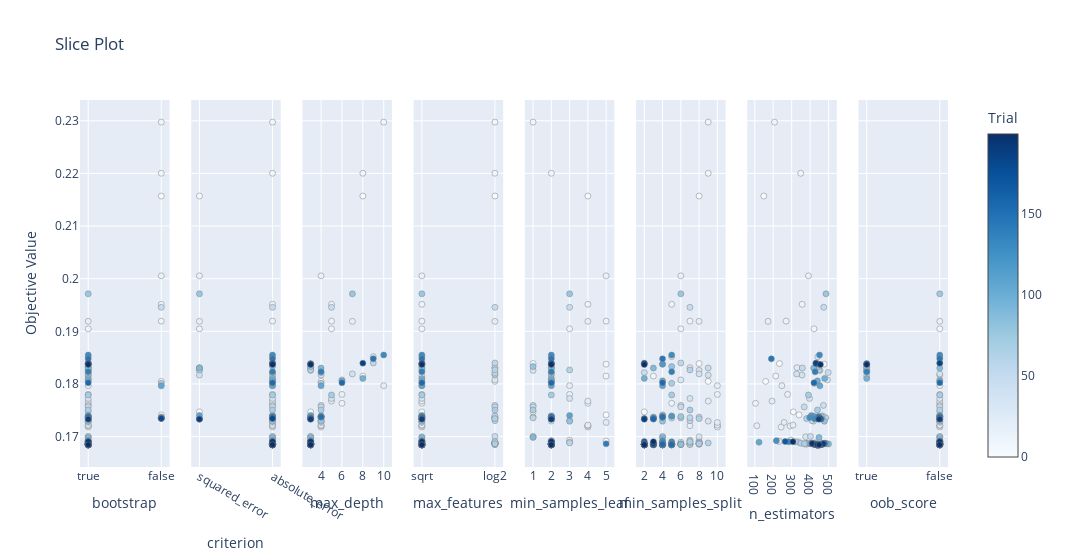

Source (notebook cell):
### Code cell
optuna.visualization.plot_slice(study_rf)

### Figure 1 — Plotly figure (JSON) as saved in the notebook; plotly's stock layout.template omitted (floating-point values rounded to 4 significant figures; data arrays with more than 128 entries replaced by an {"elided": "..."} marker saying what was removed)
{"data": [{"marker": {"color": {"elided": "200 int values"}, "colorbar": {"title": {"text": "Trial"}, "x": 1, "xpad": 40}, "colorscale": [[0, "rgb(247,251,255)"], [0.125, "rgb(222,235,247)"], [0.25, "rgb(198,219,239)"], [0.375, "rgb(158,202,225)"], [0.5, "rgb(107,174,214)"], [0.625, "rgb(66,146,198)"], [0.75, "rgb(33,113,181)"], [0.875, "rgb(8,81,156)"], [1, "rgb(8,48,107)"]], "line": {"color": "Grey", "width": 0.5}, "showscale": true}, "mode": "markers", "name": "Feasible Trial", "showlegend": false, "type": "scatter", "x": {"elided": "200 bool values"}, "xaxis": "x", "y": {"elided": "200 float values"}, "yaxis": "y"}, {"marker": {"color": {"elided": "200 int values"}, "colorbar": {"title": {"text": "Trial"}, "x": 1, "xpad": 40}, "colorscale": [[0, "rgb(247,251,255)"], [0.125, "rgb(222,235,247)"], [0.25, "rgb(198,219,239)"], [0.375, "rgb(158,202,225)"], [0.5, "rgb(107,174,214)"], [0.625, "rgb(66,146,198)"], [0.75, "rgb(33,113,181)"], [0.875, "rgb(8,81,156)"], [1, "rgb(8,48,107)"]], "line": {"color": "Grey", "width": 0.5}, "showscale": false}, "mode": "markers", "name": "Feasible Trial", "showlegend": false, "type": "scatter", "x": {"elided": "200 str values"}, "xaxis": "x2", "y": {"elided": "200 float values"}, "yaxis": "y2"}, {"marker": {"color": {"elided": "200 int values"}, "colorbar": {"title": {"text": "Trial"}, "x": 1, "xpad": 40}, "colorscale": [[0, "rgb(247,251,255)"], [0.125, "rgb(222,235,247)"], [0.25, "rgb(198,219,239)"], [0.375, "rgb(158,202,225)"], [0.5, "rgb(107,174,214)"], [0.625, "rgb(66,146,198)"], [0.75, "rgb(33,113,181)"], [0.875, "rgb(8,81,156)"], [1, "rgb(8,48,107)"]], "line": {"color": "Grey", "width": 0.5}, "showscale": false}, "mode": "markers", "name": "Feasible Trial", "showlegend": false, "type": "scatter", "x": {"elided": "200 int values"}, "xaxis": "x3", "y": {"elided": "200 float values"}, "yaxis": "y3"}, {"marker": {"color": {"elided": "200 int values"}, "colorbar": {"title": {"text": "Trial"}, "x": 1, "xpad": 40}, "colorscale": [[0, "rgb(247,251,255)"], [0.125, "rgb(222,235,247)"], [0.25, "rgb(198,219,239)"], [0.375, "rgb(158,202,225)"], [0.5, "rgb(107,174,214)"], [0.625, "rgb(66,146,198)"], [0.75, "rgb(33,113,181)"], [0.875, "rgb(8,81,156)"], [1, "rgb(8,48,107)"]], "line": {"color": "Grey", "width": 0.5}, "showscale": false}, "mode": "markers", "name": "Feasible Trial", "showlegend": false, "type": "scatter", "x": {"elided": "200 str values"}, "xaxis": "x4", "y": {"elided": "200 float values"}, "yaxis": "y4"}, {"marker": {"color": {"elided": "200 int values"}, "colorbar": {"title": {"text": "Trial"}, "x": 1, "xpad": 40}, "colorscale": [[0, "rgb(247,251,255)"], [0.125, "rgb(222,235,247)"], [0.25, "rgb(198,219,239)"], [0.375, "rgb(158,202,225)"], [0.5, "rgb(107,174,214)"], [0.625, "rgb(66,146,198)"], [0.75, "rgb(33,113,181)"], [0.875, "rgb(8,81,156)"], [1, "rgb(8,48,107)"]], "line": {"color": "Grey", "width": 0.5}, "showscale": false}, "mode": "markers", "name": "Feasible Trial", "showlegend": false, "type": "scatter", "x": {"elided": "200 int values"}, "xaxis": "x5", "y": {"elided": "200 float values"}, "yaxis": "y5"}, {"marker": {"color": {"elided": "200 int values"}, "colorbar": {"title": {"text": "Trial"}, "x": 1, "xpad": 40}, "colorscale": [[0, "rgb(247,251,255)"], [0.125, "rgb(222,235,247)"], [0.25, "rgb(198,219,239)"], [0.375, "rgb(158,202,225)"], [0.5, "rgb(107,174,214)"], [0.625, "rgb(66,146,198)"], [0.75, "rgb(33,113,181)"], [0.875, "rgb(8,81,156)"], [1, "rgb(8,48,107)"]], "line": {"color": "Grey", "width": 0.5}, "showscale": false}, "mode": "markers", "name": "Feasible Trial", "showlegend": false, "type": "scatter", "x": {"elided": "200 int values"}, "xaxis": "x6", "y": {"elided": "200 float values"}, "yaxis": "y6"}, {"marker": {"color": {"elided": "200 int values"}, "colorbar": {"title": {"text": "Trial"}, "x": 1, "xpad": 40}, "colorscale": [[0, "rgb(247,251,255)"], [0.125, "rgb(222,235,247)"], [0.25, "rgb(198,219,239)"], [0.375, "rgb(158,202,225)"], [0.5, "rgb(107,174,214)"], [0.625, "rgb(66,146,198)"], [0.75, "rgb(33,113,181)"], [0.875, "rgb(8,81,156)"], [1, "rgb(8,48,107)"]], "line": {"color": "Grey", "width": 0.5}, "showscale": false}, "mode": "markers", "name": "Feasible Trial", "showlegend": false, "type": "scatter", "x": {"elided": "200 int values"}, "xaxis": "x7", "y": {"elided": "200 float values"}, "yaxis": "y7"}, {"marker": {"color": {"elided": "182 int values"}, "colorbar": {"title": {"text": "Trial"}, "x": 1, "xpad": 40}, "colorscale": [[0, "rgb(247,251,255)"], [0.125, "rgb(222,235,247)"], [0.25, "rgb(198,219,239)"], [0.375, "rgb(158,202,225)"], [0.5, "rgb(107,174,214)"], [0.625, "rgb(66,146,198)"], [0.75, "rgb(33,113,181)"], [0.875, "rgb(8,81,156)"], [1, "rgb(8,48,107)"]], "line": {"color": "Grey", "width": 0.5}, "showscale": false}, "mode": "markers", "name": "Feasible Trial", "showlegend": false, "type": "scatter", "x": {"elided": "182 bool values"}, "xaxis": "x8", "y": {"elided": "182 float values"}, "yaxis": "y8"}], "layout": {"title": {"text": "Slice Plot"}, "width": 2400, "xaxis": {"anchor": "y", "categoryarray": [true, false], "categoryorder": "array", "domain": [0, 0.1031], "title": {"text": "bootstrap"}, "type": "category"}, "xaxis2": {"anchor": "y2", "categoryarray": ["squared_error", "absolute_error"], "categoryorder": "array", "domain": [0.1281, 0.2312], "title": {"text": "criterion"}, "type": "category"}, "xaxis3": {"anchor": "y3", "domain": [0.2562, 0.3594], "title": {"text": "max_depth"}}, "xaxis4": {"anchor": "y4", "categoryarray": ["sqrt", "log2"], "categoryorder": "array", "domain": [0.3844, 0.4875], "title": {"text": "max_features"}, "type": "category"}, "xaxis5": {"anchor": "y5", "domain": [0.5125, 0.6156], "title": {"text": "min_samples_leaf"}}, "xaxis6": {"anchor": "y6", "domain": [0.6406, 0.7438], "title": {"text": "min_samples_split"}}, "xaxis7": {"anchor": "y7", "domain": [0.7688, 0.8719], "title": {"text": "n_estimators"}}, "xaxis8": {"anchor": "y8", "categoryarray": [true, false], "categoryorder": "array", "domain": [0.8969, 1], "title": {"text": "oob_score"}, "type": "category"}, "yaxis": {"anchor": "x", "domain": [0, 1], "title": {"text": "Objective Value"}}, "yaxis2": {"anchor": "x2", "domain": [0, 1], "matches": "y", "showticklabels": false}, "yaxis3": {"anchor": "x3", "domain": [0, 1], "matches": "y", "showticklabels": false}, "yaxis4": {"anchor": "x4", "domain": [0, 1], "matches": "y", "showticklabels": false}, "yaxis5": {"anchor": "x5", "domain": [0, 1], "matches": "y", "showticklabels": false}, "yaxis6": {"anchor": "x6", "domain": [0, 1], "matches": "y", "showticklabels": false}, "yaxis7": {"anchor": "x7", "domain": [0, 1], "matches": "y", "showticklabels": false}, "yaxis8": {"anchor": "x8", "domain": [0, 1], "matches": "y", "showticklabels": false}}}
